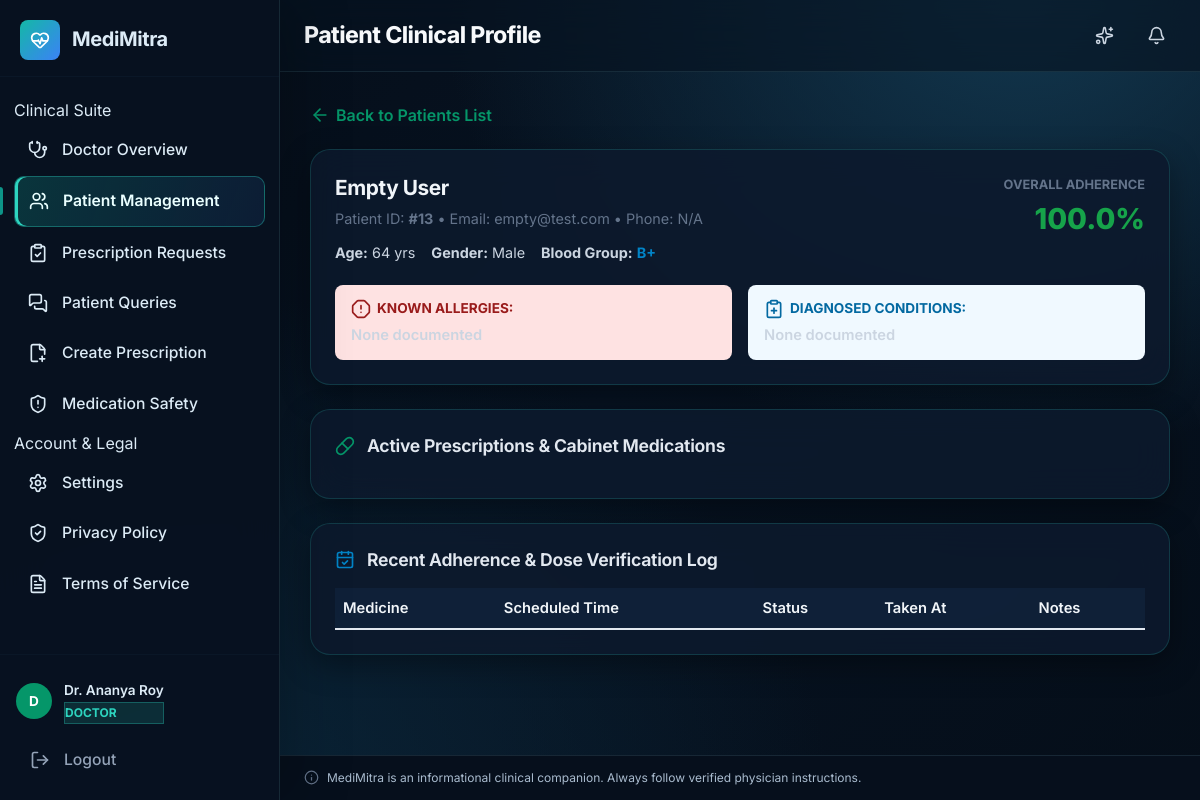
The app's page /doctor/patients/13 (signed in) with its own data.
### tables this page shows
CREATE TABLE users (
    id INTEGER PRIMARY KEY AUTOINCREMENT,
    username TEXT UNIQUE NOT NULL,
    email TEXT UNIQUE NOT NULL,
    password_hash TEXT NOT NULL,
    full_name TEXT NOT NULL,
    role TEXT NOT NULL DEFAULT 'patient',  -- 'patient' or 'caregiver'
    phone TEXT,
    created_at TIMESTAMP DEFAULT CURRENT_TIMESTAMP,
    updated_at TIMESTAMP DEFAULT CURRENT_TIMESTAMP
, is_active INTEGER DEFAULT 1, language TEXT DEFAULT en, auto_camera INTEGER DEFAULT 1);

### routes/doctor.py (the view)
@doctor_bp.get("/patients/<int:patient_id>")
@login_required
def patient_detail(patient_id):
    profile = _require_verified_doctor()
    if not profile:
        abort(403)
    patient = query_db("SELECT * FROM users WHERE id = ? AND role = 'patient'", [patient_id], one=True)
    if not patient:
        abort(404)
    health_profile = query_db("SELECT * FROM patient_profiles WHERE user_id = ?", [patient_id], one=True)
    medicines = query_db("SELECT * FROM medicines WHERE user_id = ? ORDER BY created_at DESC", [patient_id])
    prescriptions = query_db("SELECT * FROM prescriptions WHERE user_id = ? ORDER BY scan_date DESC", [patient_id])
    queries = query_db("SELECT * FROM patient_queries WHERE patient_id = ? ORDER BY created_at DESC", [patient_id])
    safety_alerts = query_db("SELECT * FROM safety_alerts WHERE user_id = ? AND is_dismissed = 0", [patient_id])
    doses = query_db(
        """SELECT dl.*, m.name as medicine_name, s.time_of_day
           FROM dose_logs dl
           JOIN schedules s ON s.id = dl.schedule_id
           JOIN medicines m ON m.id = s.medicine_id
           WHERE dl.user_id = ?
           ORDER BY dl.scheduled_for DESC LIMIT 15""",
        [patient_id]
    )
    taken = sum(1 for d in doses if d["status"] == "taken")
    missed = sum(1 for d in doses if d["status"] == "missed")
    total = taken + missed
    adherence = round((taken / total * 100), 1) if total else 100.0
    return render_template(
        "doctor_patient_detail.html",
        patient=patient,
        health_profile=health_profile,
        medicines=medicines,
        prescriptions=prescriptions,
        queries=queries,
        safety_alerts=safety_alerts,
        doses=doses,
        adherence=adherence
    )

### templates/doctor_patient_detail.html (shortened to what this page needs)
{% extends "base.html" %}
{% block page_title %}Patient Clinical Profile{% endblock %}
{% block content %}
<div style="max-width: 1000px; margin: 0 auto;">
    <div style="margin-bottom: 16px;">
        <a href="{{ url_for('doctor.patients') }}" style="color:#059669; font-weight:600; display:inline-flex; align-items:center; gap:6px; text-decoration:none;">
            <i data-lucide="arrow-left" style="width:16px;height:16px;"></i>
            <span>Back to Patients List</span>
        </a>
    </div>
    <div class="card" style="padding:24px; margin-bottom:24px; border-left:4px solid #059669;">
        <div style="display:flex; justify-content:space-between; align-items:flex-start; flex-wrap:wrap; gap:16px;">
            <div>
                <h2 style="margin:0 0 6px 0;">{{ patient.full_name }}</h2>
                <div style="color:#64748b; font-size:0.9rem;">
                    Patient ID: <strong>#{{ patient.id }}</strong> • Email: {{ patient.email }} • Phone: {{ patient.phone or 'N/A' }}
                </div>
                <div style="margin-top:10px; display:flex; gap:16px; flex-wrap:wrap; font-size:0.9rem;">
                    <div><strong>Age:</strong> {{ health_profile.age or '64' }} yrs</div>
                    <div><strong>Gender:</strong> {{ health_profile.gender or 'Male' }}</div>
                    <div><strong>Blood Group:</strong> <span style="color:#0284c7; font-weight:700;">{{ health_profile.blood_group or 'B+' }}</span></div>
                </div>
            </div>
            <div style="text-align:right;">
                <div style="font-size:0.8rem; color:#64748b; font-weight:700; text-transform:uppercase;">Overall Adherence</div>
                <div style="font-size:1.8rem; font-weight:800; color:{% if adherence >= 80 %}#16a34a{% elif adherence >= 60 %}#d97706{% else %}#dc2626{% endif %};">
                    {{ adherence }}%
                </div>
            </div>
        </div>
        <div style="display:grid; grid-template-columns: 1fr 1fr; gap:16px; margin-top:20px;">
            <div style="background:#fee2e2; border-radius:8px; padding:12px 16px;">
                <strong style="color:#991b1b; font-size:0.85rem; text-transform:uppercase; display:flex; align-items:center; gap:6px;">
                    <i data-lucide="alert-octagon" style="width:16px;height:16px;"></i> Known Allergies:
                </strong>
                <p style="margin:4px 0 0 0; color:#7f1d1d; font-weight:600;">{{ health_profile.allergies or 'None documented' }}</p>
            </div>
            <div style="background:#f0f9ff; border-radius:8px; padding:12px 16px;">
                <strong style="color:#0369a1; font-size:0.85rem; text-transform:uppercase; display:flex; align-items:center; gap:6px;">
                    <i data-lucide="clipboard-plus" style="width:16px;height:16px;"></i> Diagnosed Conditions:
                </strong>
                <p style="margin:4px 0 0 0; color:#0c4a6e; font-weight:600;">{{ health_profile.conditions or 'None documented' }}</p>
            </div>
        </div>
    </div>
    <div class="card" style="padding:24px; margin-bottom:24px;">
        <h3 style="margin:0 0 16px 0; display:flex; align-items:center; gap:8px;">
            <i data-lucide="pill" style="color:#059669;"></i>
            <span>Active Prescriptions &amp; Cabinet Medications</span>
        </h3>
    </div>
    <div class="card" style="padding:24px; margin-bottom:24px;">
        <h3 style="margin:0 0 16px 0; display:flex; align-items:center; gap:8px;">
            <i data-lucide="calendar-check" style="color:#0284c7;"></i>
            <span>Recent Adherence &amp; Dose Verification Log</span>
        </h3>
        <div style="overflow-x:auto;">
            <table style="width:100%; border-collapse:collapse; font-size:0.9rem;">
                <thead>
                    <tr style="border-bottom:2px solid #e2e8f0; text-align:left; color:#64748b;">
                        <th style="padding:8px;">Medicine</th>
                        <th style="padding:8px;">Scheduled Time</th>
                        <th style="padding:8px;">Status</th>
                        <th style="padding:8px;">Taken At</th>
                        <th style="padding:8px;">Notes</th>
                    </tr>
                </thead>
            </table>
        </div>
    </div>
</div>
{% endblock %}

### templates/base.html (shortened to what this page needs)
<!DOCTYPE html>
<html lang="en">
<head>
    <link rel="stylesheet" href="{{ url_for('static', filename='css/style.css') }}">
    <link rel="stylesheet" href="{{ url_for('static', filename='css/responsive.css') }}">
</head>
<body>
    {% if current_user %}
    <aside class="sidebar" id="sidebar">
        <div class="sidebar-header">
            <div class="logo">
                <div class="logo-icon">
                    <i data-lucide="heart-pulse"></i>
                </div>
                <span class="logo-text">MediMitra</span>
            </div>
        </div>
        <nav class="sidebar-nav">
            <ul>
                {% if current_user.role == 'patient' %}
                <li class="nav-section-label"><span>Patient Care</span></li>
                <li><a href="{{ url_for('dashboard.index') }}" class="nav-link {% if request.endpoint == 'dashboard.index' %}active{% endif %}"><i data-lucide="layout-dashboard"></i><span>Health Overview</span></a></li>
                <li><a href="{{ url_for('scanner.medicine_scan') }}" class="nav-link {% if request.endpoint == 'scanner.medicine_scan' %}active{% endif %}"><i data-lucide="scan"></i><span>AI Medicine Scanner</span></a></li>
                <li><a href="{{ url_for('scanner.scan') }}" class="nav-link {% if request.endpoint == 'scanner.scan' %}active{% endif %}"><i data-lucide="file-text"></i><span>Prescription Scanner</span></a></li>
                <li><a href="{{ url_for('prescriptions.index') }}" class="nav-link {% if request.endpoint == 'prescriptions.index' %}active{% endif %}"><i data-lucide="file-check-2"></i><span>My Prescriptions</span></a></li>
                <li><a href="{{ url_for('medicines.index') }}" class="nav-link {% if request.endpoint and 'medicines' in request.endpoint %}active{% endif %}"><i data-lucide="pill"></i><span>Medicine Cabinet</span></a></li>
                <li><a href="{{ url_for('schedule.index') }}" class="nav-link {% if request.endpoint and 'schedule' in request.endpoint %}active{% endif %}"><i data-lucide="calendar-clock"></i><span>Smart Reminders</span></a></li>
                <li><a href="{{ url_for('assistant.index') }}" class="nav-link {% if request.endpoint and 'assistant' in request.endpoint %}active{% endif %}"><i data-lucide="bot"></i><span>AI Health Assistant</span></a></li>
                <li><a href="{{ url_for('queries.patient_queries') }}" class="nav-link {% if request.endpoint and 'queries' in request.endpoint %}active{% endif %}"><i data-lucide="message-square-plus"></i><span>Ask My Doctor</span></a></li>
                <li><a href="{{ url_for('records.index') }}" class="nav-link {% if request.endpoint and 'records' in request.endpoint %}active{% endif %}"><i data-lucide="clipboard-list"></i><span>Health Records</span></a></li>
                <li><a href="{{ url_for('safety.index') }}" class="nav-link {% if request.endpoint and 'safety' in request.endpoint %}active{% endif %}"><i data-lucide="shield-check"></i><span>Safety Centre</span></a></li>
                <li><a href="{{ url_for('reports.index') }}" class="nav-link {% if request.endpoint and 'reports' in request.endpoint %}active{% endif %}"><i data-lucide="bar-chart-3"></i><span>Adherence Reports</span></a></li>
                {% elif current_user.role == 'doctor' %}
                <li class="nav-section-label"><span>Clinical Suite</span></li>
                <li><a href="{{ url_for('doctor.index') }}" class="nav-link {% if request.endpoint == 'doctor.index' %}active{% endif %}"><i data-lucide="stethoscope"></i><span>Doctor Overview</span></a></li>
                <li><a href="{{ url_for('doctor.patients') }}" class="nav-link {% if request.endpoint in ['doctor.patients', 'doctor.patient_detail'] %}active{% endif %}"><i data-lucide="users"></i><span>Patient Management</span></a></li>
                <li><a href="{{ url_for('doctor.prescriptions') }}" class="nav-link "><i data-lucide="clipboard-check"></i><span>Prescription Requests</span></a></li>
                <li><a href="{{ url_for('doctor.queries') }}" class="nav-link {% if request.endpoint == 'doctor.queries' %}active{% endif %}"><i data-lucide="messages-square"></i><span>Patient Queries</span></a></li>
                <li><a href="{{ url_for('doctor.create_prescription') }}" class="nav-link {% if request.endpoint == 'doctor.create_prescription' %}active{% endif %}"><i data-lucide="file-plus-2"></i><span>Create Prescription</span></a></li>
                <li><a href="{{ url_for('doctor.safety') }}" class="nav-link {% if request.endpoint == 'doctor.safety' %}active{% endif %}"><i data-lucide="shield-alert"></i><span>Medication Safety</span></a></li>
                {% elif current_user.role == 'pharmacist' %}
                <li class="nav-section-label"><span>Pharmacy</span></li>
                <li><a href="{{ url_for('pharmacy.index') }}" class="nav-link {% if request.endpoint and 'pharmacy' in request.endpoint %}active{% endif %}"><i data-lucide="store"></i><span>Pharmacy Overview</span></a></li>
                {% endif %}
                <li class="nav-section-label"><span>Account &amp; Legal</span></li>
                <li><a href="{{ url_for('auth.settings') }}" class="nav-link {% if request.endpoint and 'settings' in request.endpoint %}active{% endif %}"><i data-lucide="settings"></i><span>Settings</span></a></li>
                <li><a href="{{ url_for('api.privacy_policy') }}" class="nav-link"><i data-lucide="shield-check"></i><span>Privacy Policy</span></a></li>
                <li><a href="{{ url_for('api.terms_of_service') }}" class="nav-link"><i data-lucide="file-text"></i><span>Terms of Service</span></a></li>
            </ul>
        </nav>
        <div class="sidebar-footer">
            <div class="user-card">
                <div class="user-avatar" style="background: {% if current_user.role == 'doctor' %}#059669{% elif current_user.role == 'admin' %}#4f46e5{% elif current_user.role == 'caregiver' %}#d97706{% else %}#0284c7{% endif %}; color: white;">
                    {{ current_user.full_name[0] | upper }}
                </div>
                <div class="user-info">
                    <span class="user-name">{{ current_user.full_name }}</span>
                    <span class="user-role badge-role" style="font-size:0.75rem; text-transform:uppercase; font-weight:700; color:{% if current_user.role == 'doctor' %}#059669{% elif current_user.role == 'admin' %}#4f46e5{% elif current_user.role == 'caregiver' %}#d97706{% else %}#0284c7{% endif %};">
                        {{ current_user.role }}
                    </span>
                </div>
            </div>
            <a href="{{ url_for('auth.logout') }}" class="nav-link logout-link">
                <i data-lucide="log-out"></i>
                <span>Logout</span>
            </a>
        </div>
    </aside>
    <main class="main-content" id="mainContent">
        <header class="topbar">
            <div class="topbar-title">
                <h1>{% block page_title %}Dashboard{% endblock %}</h1>
            </div>
            <div class="topbar-actions" style="display:flex; align-items:center; gap:12px;">
                <button type="button" class="icon-btn" onclick="playSplashAnimation(true)" title="Replay 3D Intro & Sound" aria-label="Replay 3D Intro">
                    <i data-lucide="sparkles"></i>
                </button>
                <button class="icon-btn" aria-label="Notifications">
                    <i data-lucide="bell"></i>
                </button>
            </div>
        </header>
        <div class="page-content">
            {% block content %}{% endblock %}
        </div>
        <footer class="disclaimer">
            <i data-lucide="info" style="width:14px;height:14px"></i>
            <span>MediMitra is an informational clinical companion. Always follow verified physician instructions.</span>
        </footer>
    </main>
    {% endif %}
</body>
</html>

### records on screen
users: full_name "D", full_name "Dr. Ananya Roy", role "DOCTOR"
users: full_name "Empty User", id "13", email "empty@test.com"

### other values on screen
{{ patient.phone or 'N/A' }} "N/A"
{{ health_profile.age or '64' }} "64"
{{ health_profile.gender or 'Male' }} "Male"
{{ health_profile.blood_group or 'B+' }} "B+"
{{ adherence }} "100.0"
{{ health_profile.allergies or 'None documented' }} "None documented"
{{ health_profile.conditions or 'None documented' }} "None documented"
